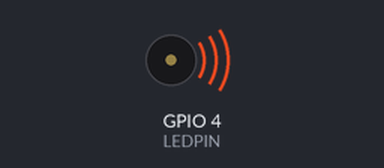
Recording of a sketch running on a simulated ESP32. Shown: buzzer (waves = sounding).

Above: at 1.2 s.
At 5.7 s:
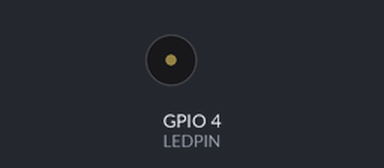
Timing chart, 0 to 8.7 s (numbered marks = the images above):
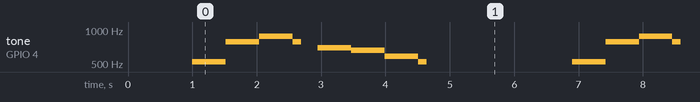

The sketch:

beeper.ino
```cpp
#define LEDPIN            4         // 蜂鸣器接到 GPIO4
#define CHANNEL           0         // 使用通道0
#define FREQUENCY         5000      // 基础PWM频率
#define RESOLUTION        10        // 分辨率10位
#define BEATS_PER_MINUTE  115       // 节拍速度

typedef struct {
  uint8_t Solfege;   // 唱名（1-7，对应do-re-mi-fa-so-la-si，0为休止）
  uint8_t Region;    // 音区（0低音，1中音，2高音）
  uint8_t Rhythm;    // 节拍（如16表示16分音符，8表示8分音符）
} MusicNote_TypeDef;

// 🎵 示例旋律：《小星星》
MusicNote_TypeDef song[] = {
  {1, 1, 8}, {1, 1, 8}, {5, 1, 8}, {5, 1, 8},
  {6, 1, 8}, {6, 1, 8}, {5, 1, 4}, {0, 0, 8},
  {4, 1, 8}, {4, 1, 8}, {3, 1, 8}, {3, 1, 8},
  {2, 1, 8}, {2, 1, 8}, {1, 1, 4}, {0, 0, 8}
};

// 🎼 音高表
uint16_t MusicalNote_GetFrequency(MusicNote_TypeDef *MusicNote) {
  uint16_t FREQ[3][8] = {
    {0, 262, 294, 330, 349, 392, 440, 494},     // 低音区
    {0, 523, 587, 659, 698, 784, 880, 988},     // 中音区
    {0, 1046, 1175, 1318, 1397, 1568, 1760, 1976} // 高音区
  };
  return FREQ[MusicNote->Region][MusicNote->Solfege];
}

// 🕒 节拍换算
uint16_t MusicalNote_GetDuration(MusicNote_TypeDef *MusicNote) {
  float s = (MusicNote->Rhythm / 16.0) * (60.0 / BEATS_PER_MINUTE); // 秒
  return (uint16_t)(1000 * s); // 转成毫秒
}

// 🔊 播放单个音符
void playNote(MusicNote_TypeDef *MusicNote) {
  uint16_t duration = MusicalNote_GetDuration(MusicNote);
  uint16_t frequency = MusicalNote_GetFrequency(MusicNote);

  if (MusicNote->Solfege == 0) {
    ledcWriteTone(CHANNEL, 0);  // 休止
    delay(duration);
  } else {
    ledcWriteTone(CHANNEL, frequency); // 发声
    delay(duration);
  }
}

// ⚙️ 初始化
void setup() {
  ledcSetup(CHANNEL, FREQUENCY, RESOLUTION);
  ledcAttachPin(LEDPIN, CHANNEL);
  delay(1000);
}

// 🔁 主循环
void loop() {
  uint8_t len = sizeof(song) / sizeof(MusicNote_TypeDef);
  for (uint8_t i = 0; i < len; i++) {
    playNote(&song[i]);
  }
  delay(2000);
}
```

Measured:
- by itself, tone on GPIO 4 (LEDPIN): repeats every 5.9 s: 784 Hz 0.52 s, 880 Hz 0.52 s, 784 Hz 0.13 s, silent 0.26 s, 698 Hz 0.52 s, 659 Hz 0.52 s, 587 Hz 0.52 s, 523 Hz 0.13 s, silent 2.3 s, 523 Hz 0.52 s
